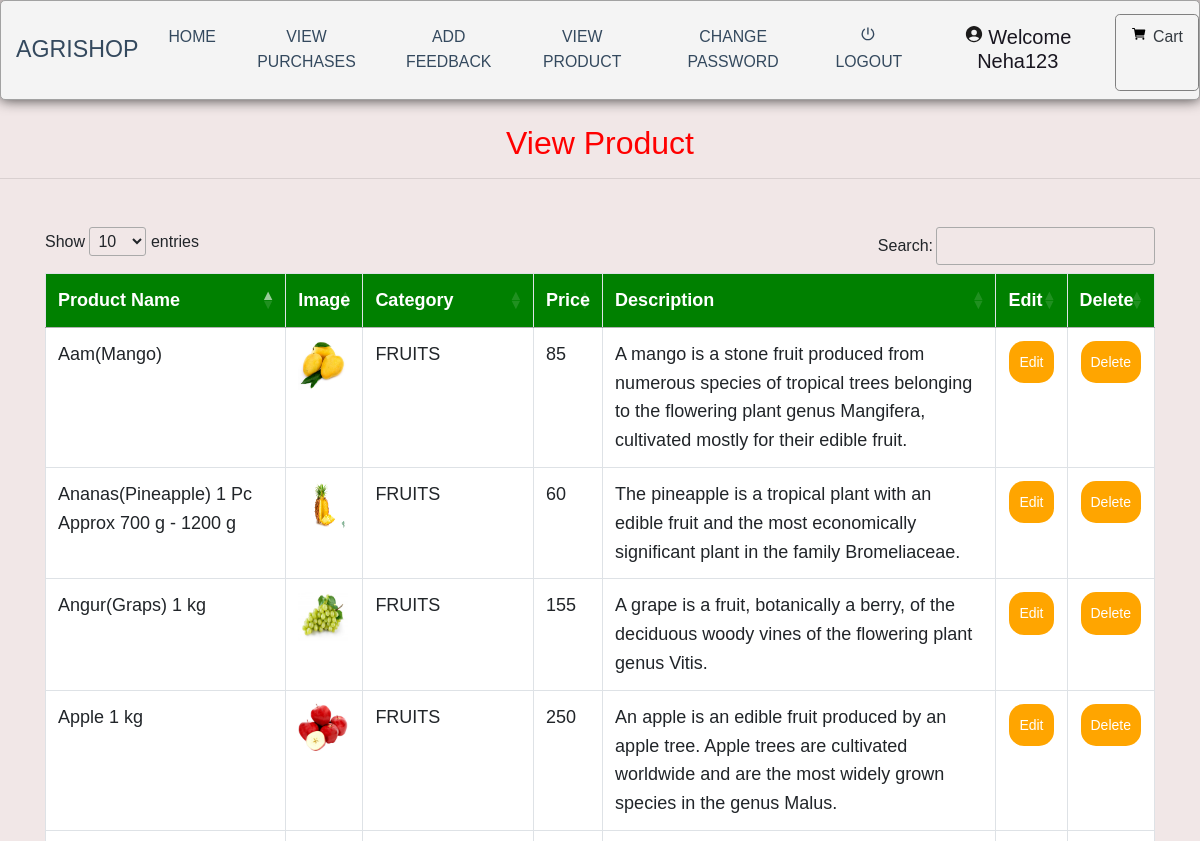
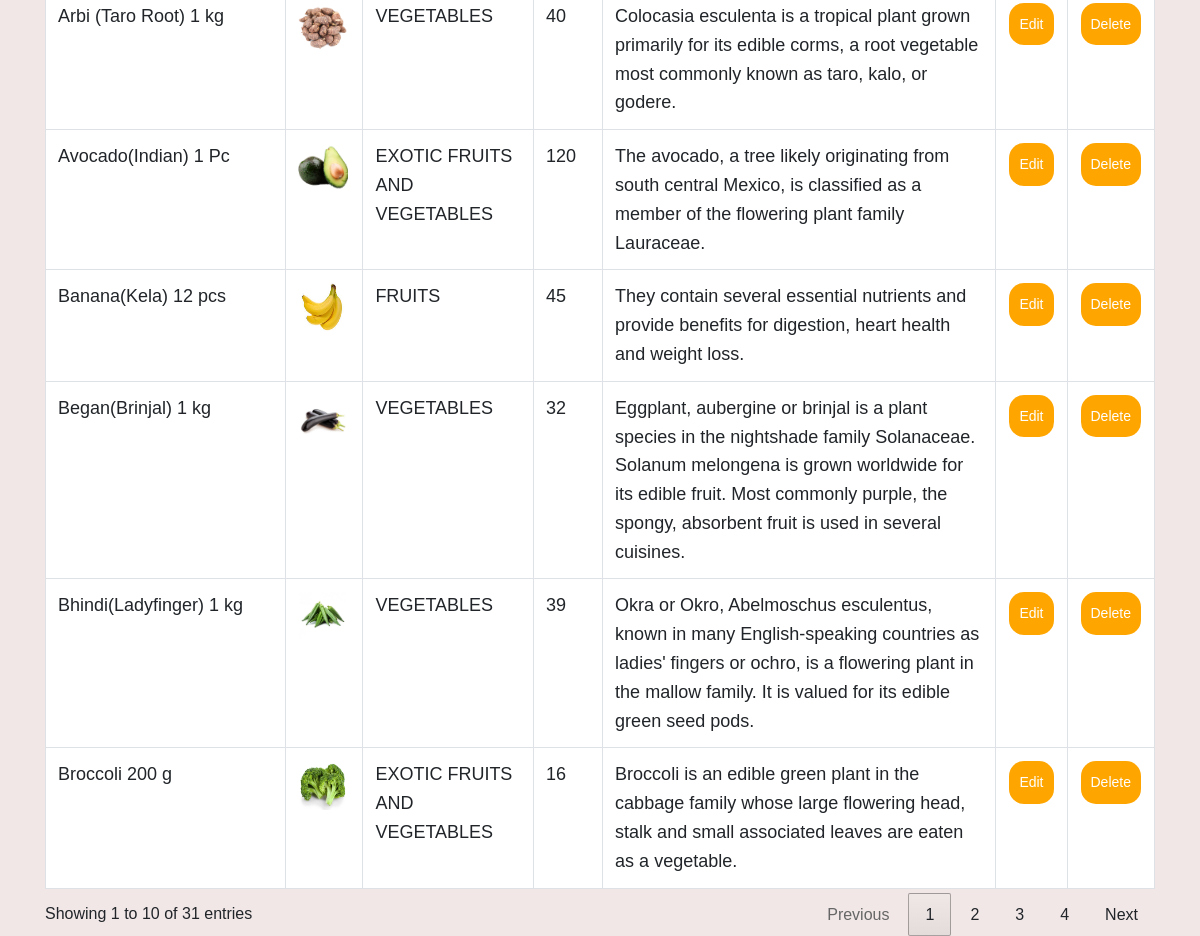
Before: /admin_view_product (signed in) with the older database file (2 pictures, top to bottom).
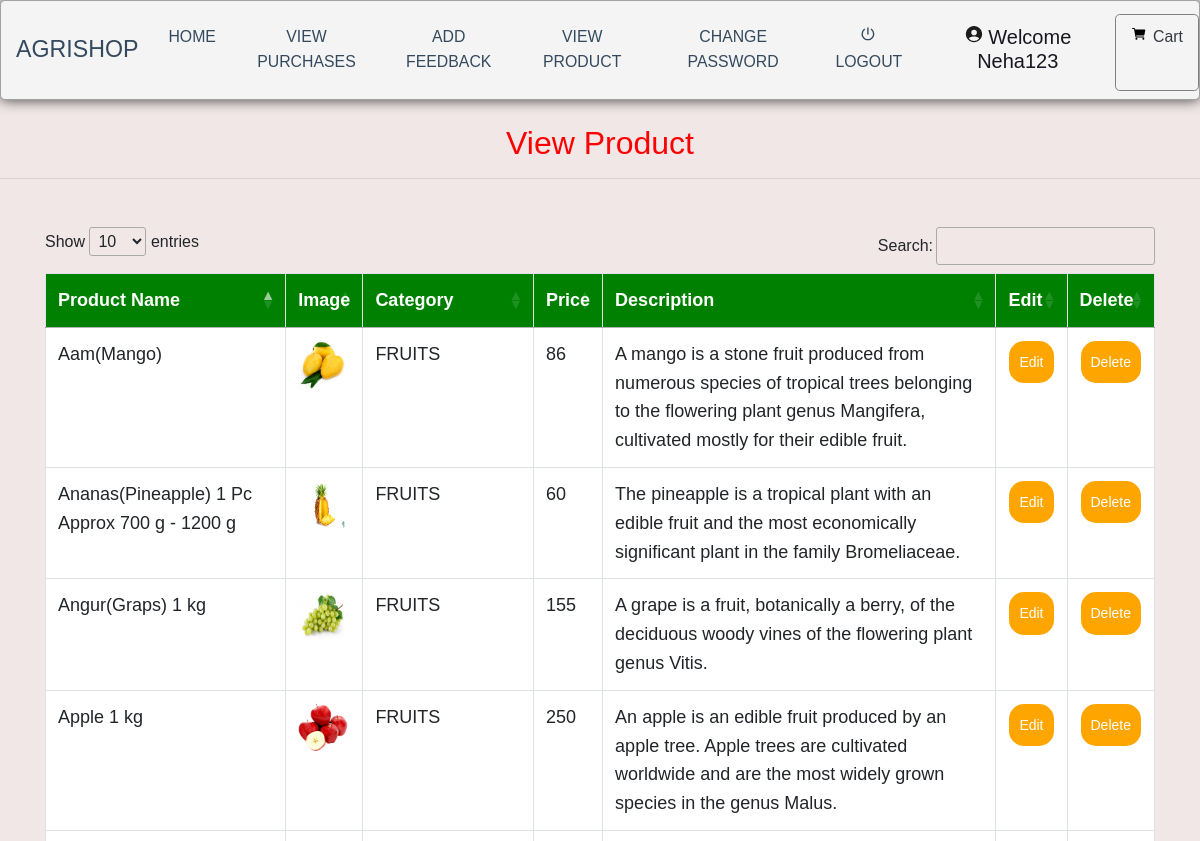
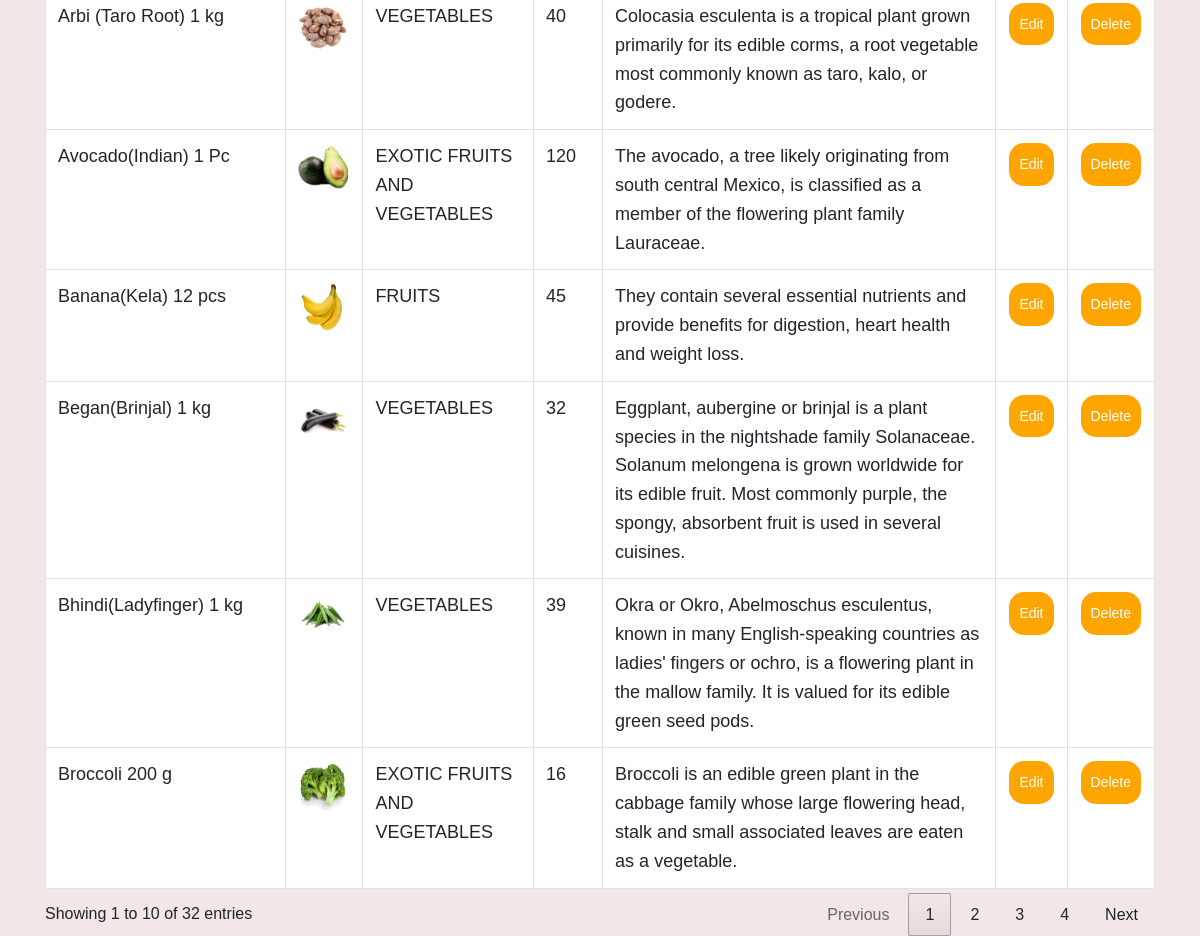
After: the same page with the newer database file (2 pictures, top to bottom).
### grocery/models.py (models this page shows, shortened)
class Product(models.Model):
    category = models.ForeignKey(Category, on_delete=models.CASCADE, null=True)
    image = models.FileField(null=True)
    name = models.CharField(max_length=30, null=True)
    price = models.IntegerField(null=True)
    desc = models.TextField(null=True)

class Category(models.Model):
    name = models.CharField(max_length=30, null=True)

### grocery/views.py (the view)
# urls.py: path('admin_view_product', Admin_View_product, name='admin_view_product'),
def Admin_View_product(request):
    if not request.user.is_authenticated:
        return redirect('login_admin')
    pro = Product.objects.all()
    d = {'pro': pro}
    return render(request, 'admin_view_product.html', d)

### grocery/templates/admin_view_product.html (shortened to what this page needs)
{% extends 'navigation.html' %}
{% block body %}
<center><h2 style="color:red;margin-top:2%">View Product</h2></center><hr>
 <div class="container" style="margin-top:4%">
<table class="table table-bordered" id="myTable">
  <thead>
  <tr>
    <th>Product Name</th>
    <th>Image</th>
      <th> Category</th>
    <th>Price</th>
       <th> Description</th>
    <th>Edit</th>
      <th>Delete</th>
  </tr>
  </thead>
   <tbody>
    {% for i in pro %}
  <tr>
    <td>{{i.name}}</td>
    <td><img src="{{i.image.url}}" style="width:50px;height:50px"></td>
      <td>{{i.category.name}}</td>
      <td>{{i.price}}</td>
      <td>{{i.desc}}</td>
    <td><a href="{% url 'edit_product' i.id %}"><button class="button button1 btn-success">Edit</button></a>
    </td>
      <td><a href="{% url 'delete_product' i.id %}" onclick="return confirm('Are you sure?')"><button class="button button1 btn-danger">Delete</button></a></td>
  </tr>
    {% endfor %}
    </tbody>
</table>
 </div>
{% endblock %}

Changed rows visible on the page:
changed Product "Aam(Mango)": price "85" → "86"
Other visible differences:
text written by a page script: "Show entries Search: Showing 1 to 10 of 31 entries Previous 1 2 3 4 Next" → "Show entries Search: Showing 1 to 10 of 32 entries Previous 1 2 3 4 Next"
